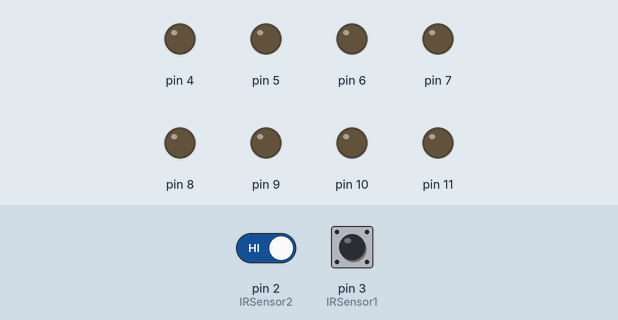
This sketch was run on a simulated Arduino Uno, built with avr-gcc and run on an emulated ATmega328P. Parts: output pins drawn as LEDs (lit = HIGH). The test bench sets the inputs (shaded band); at power-on: pin 2 (IRSensor2) HIGH, pin 3 (IRSensor1) HIGH.

Above: at 1.2 s.
1.3 s: pin 2 (IRSensor2) driven LOW
At 1.7 s:
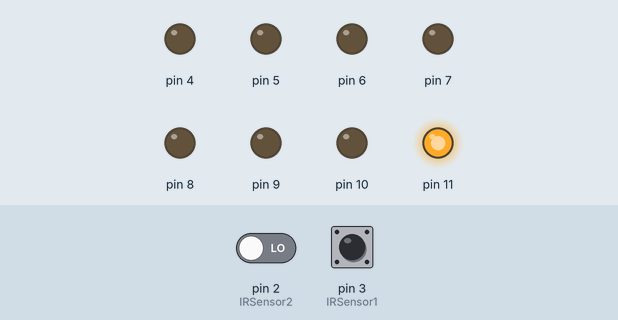
4.3 s: pin 3 (IRSensor1) pulsed LOW 5 times (0.12 s each, 0.3 s apart)
At 7.7 s:
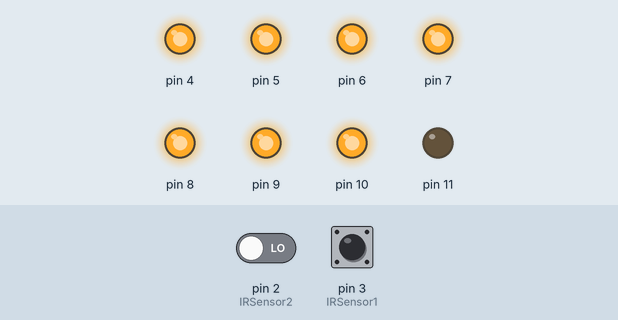
8.8 s: pin 2 (IRSensor2) driven HIGH
At 9.2 s:
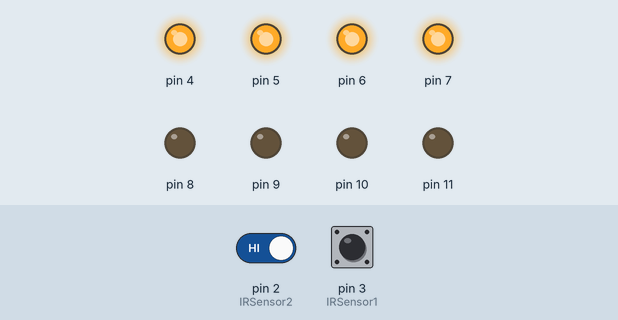
11.8 s: pin 3 (IRSensor1) driven LOW
At 12.1 s:
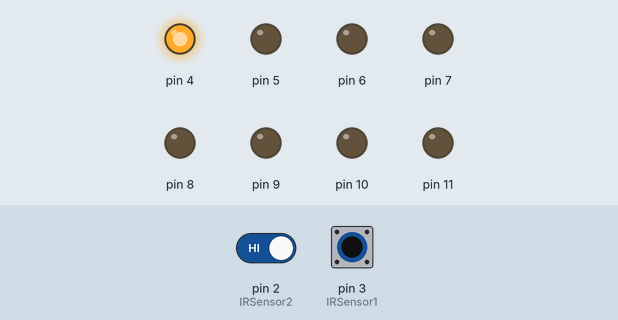
Timing chart, 0 to 15.8 s (numbered marks = the images above; inputs shaded):
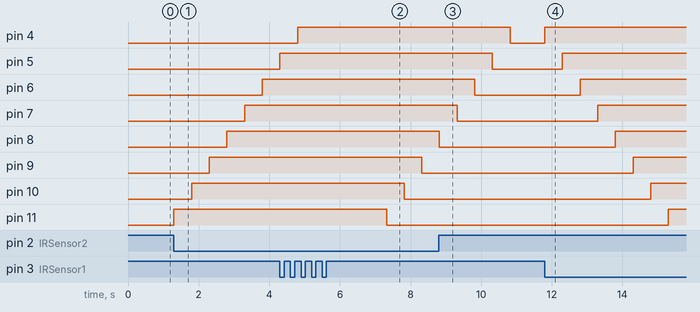

The sketch:

Sterrt_Light.ino
```cpp
int IRSensor1 = 3;
int IRSensor2 = 2;

void setup()
{
  pinMode(IRSensor1, INPUT);
  pinMode(IRSensor2, INPUT);
  pinMode(4, OUTPUT);
  pinMode(5, OUTPUT);
  pinMode(6, OUTPUT);
  pinMode(7, OUTPUT);
  pinMode(8, OUTPUT);
  pinMode(9, OUTPUT);
  pinMode(10, OUTPUT);
  pinMode(11, OUTPUT);
}

void loop()
{
  int statusSensor1 = digitalRead(IRSensor1);
  int statusSensor2 = digitalRead(IRSensor2);

  // If IRSensor1 is triggered, turn on LEDs sequentially from pin 4 to pin 11
  if (statusSensor1 == 0)
  {
    // Turn on LEDs sequentially
    digitalWrite(4, HIGH);
    delay(500);
    digitalWrite(5, HIGH);
    delay(500);
    digitalWrite(6, HIGH);
    delay(500);
    digitalWrite(7, HIGH);
    delay(500);
    digitalWrite(8, HIGH);
    delay(500);
    digitalWrite(9, HIGH);
    delay(500);
    digitalWrite(10, HIGH);
    delay(500);
    digitalWrite(11, HIGH);
    delay(500);

    // Wait until IRSensor2 is triggered
    while (digitalRead(IRSensor2) == 1)
    {
      // Do nothing, just wait
    }

    // Wait until IRSensor2 is no longer triggered (passed through it)
    while (digitalRead(IRSensor2) == 0)
    {
      // Do nothing, just wait
    }

    delay(2000);

    // Turn off LEDs sequentially from pin 11 to pin 4
    digitalWrite(4, LOW);
    delay(500);
    digitalWrite(5, LOW);
    delay(500);
    digitalWrite(6, LOW);
    delay(500);
    digitalWrite(7, LOW);
    delay(500);
    digitalWrite(8, LOW);
    delay(500);
    digitalWrite(9, LOW);
    delay(500);
    digitalWrite(10, LOW);
    delay(500);
    digitalWrite(11, LOW);
    delay(500);
  }

  // If IRSensor2 is triggered, turn on LEDs sequentially from pin 11 to pin 4
  if (statusSensor2 == 0)
  {
    // Turn on LEDs sequentially
    digitalWrite(11, HIGH);
    delay(500);
    digitalWrite(10, HIGH);
    delay(500);
    digitalWrite(9, HIGH);
    delay(500);
    digitalWrite(8, HIGH);
    delay(500);
    digitalWrite(7, HIGH);
    delay(500);
    digitalWrite(6, HIGH);
    delay(500);
    digitalWrite(5, HIGH);
    delay(500);
    digitalWrite(4, HIGH);
    delay(500);

    // Wait until IRSensor1 is triggered
    while (digitalRead(IRSensor1) == 1)
    {
      // Do nothing, just wait
    }

    // Wait until IRSensor1 is no longer triggered (passed through it)
    while (digitalRead(IRSensor1) == 0)
    {
      // Do nothing, just wait
    }

    delay(2000);

    // Turn off LEDs sequentially from pin 4 to pin 11
    digitalWrite(11, LOW);
    delay(500);
    digitalWrite(10, LOW);
    delay(500);
    digitalWrite(9, LOW);
    delay(500);
    digitalWrite(8, LOW);
    delay(500);
    digitalWrite(7, LOW);
    delay(500);
    digitalWrite(6, LOW);
    delay(500);
    digitalWrite(5, LOW);
    delay(500);
    digitalWrite(4, LOW);
    delay(500);
  }
}
```

Measured:
- after the input at 1.3 s, pin 6: LOW → HIGH after 2.5 s; pin 7: LOW → HIGH after 2.0 s; pin 8: LOW → HIGH after 1.5 s; pin 9: LOW → HIGH after 1.0 s; pin 10: LOW → HIGH after 0.50 s
- after the input at 4.3 s, pin 9: HIGH → LOW after 4.0 s; pin 10: HIGH → LOW after 3.5 s; pin 11: HIGH → LOW after 3.0 s
- after the input at 8.8 s, pin 11: stays LOW (without the input it goes to HIGH after 2.5 s)
- after the input at 11.8 s, pin 4: LOW → HIGH at once; pin 5: LOW → HIGH after 0.50 s; pin 6: LOW → HIGH after 1.0 s; pin 7: LOW → HIGH after 1.5 s; pin 8: LOW → HIGH after 2.0 s
